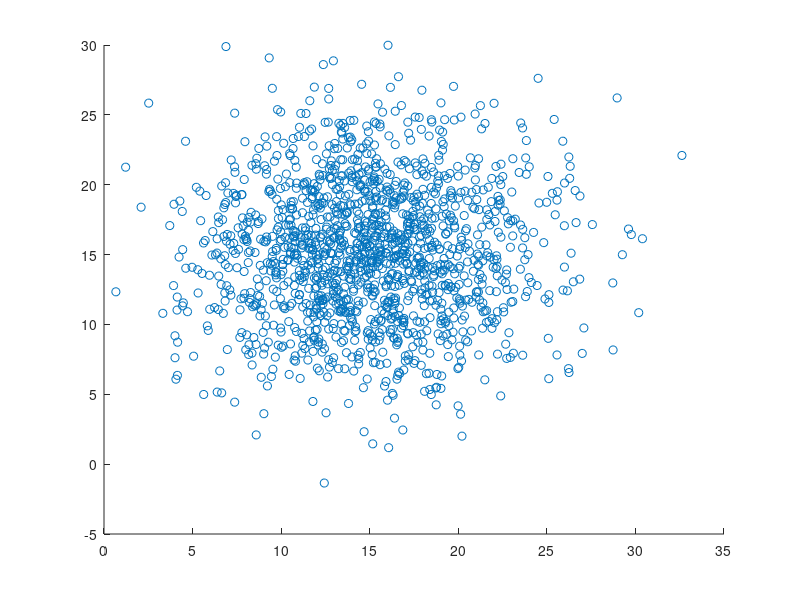

Write the MATLAB code that produced this figure. (Note: this script raises an error after producing the figure.)
clear all 
close all 

% view settings
my_xlim = 60; 
my_ylim = 60; 
my_zlim = 0.011;
my_view = [324 15];

% Define 2D uniform range
x_min = 10; x_max = 20;
y_min = 10; y_max = 20; 

% Define parameters
sampleSize = 1500;
HalfPeriod_L = [ x_max+(x_max - x_min)*3 y_max+(y_max - y_min)*3 ];
Mixture_N = 10;
Trimming_Factor = 20; 
Convergence_Factor = 0.000001;

% Gaussian parameters
mu_x = (x_min + x_max) / 2;
mu_y = (y_min + y_max) / 2;
sigma_x = (x_max - x_min) / 2;
sigma_y = (y_max - y_min) / 2;
% Generate Gaussian samples
x_samples = mu_x + sigma_x * randn(sampleSize, 1);
y_samples = mu_y + sigma_y * randn(sampleSize, 1);

% Finalize input
inputArray = [x_samples y_samples];

% plot output
figure;
scatter(x_samples, y_samples);

% estimate the pdf with EMoFS
[pdf_index, Estimated_PDF] = emofs( ...
    inputArray, HalfPeriod_L, Mixture_N, Trimming_Factor, ...
    Convergence_Factor); 

% Prepare X,Y,Z indices 
MaxPeriod = max(HalfPeriod_L) * 2 + 1;
x_axis = pdf_index(:,1);
y_axis = pdf_index(:,2);
z_axis = Estimated_PDF;
% Reshape into grid form
X = reshape(x_axis, MaxPeriod, MaxPeriod);
Y = reshape(y_axis, MaxPeriod, MaxPeriod);
Z_emofs = reshape(z_axis, MaxPeriod, MaxPeriod);
% Plot the estimated pdf
figure;
%surf(X, Y, Z, ...
%    'FaceColor', 'none', ...   % remove surface fill
%    'EdgeColor', 'interp');    % color edges based on Z
surf(X, Y, Z_emofs); 
xlabel('x (ph)');
ylabel('y (ph)');
zlabel('Estimated PDF by EMoFS');
set(gca,'ydir','reverse');

% calculate original PDF and draw it
%x_orig = linspace(mu_x - 3*sigma_x, mu_x + 3*sigma_x, 100);
%y_orig = linspace(mu_y - 3*sigma_y, mu_y + 3*sigma_y, 100);
%[X_orig, Y_orig] = meshgrid(x_orig, y_orig);
Z_orig = (1 / (2*pi*sigma_x*sigma_y)) * ...
      exp(-((X - mu_x).^2 / (2*sigma_x^2)+...
      (Y - mu_y).^2 / (2*sigma_y^2)));
figure;
surf(X, Y, Z_orig); 
xlabel('x (ph)');
ylabel('y (ph)');
zlabel('Original PDF');
set(gca,'ydir','reverse');

% 2D contour
figure;
contour(X, Y, Z_emofs, Mixture_N, 'k');  % 2D contour

% estimate the pdf with IGMM
options = statset('MaxIter',1000, 'Display','final');
gmdist = fitgmdist(inputArray, Mixture_N,'Options',options); % Mixture_N components
grid_points = [x_axis, y_axis];
f = pdf(gmdist, grid_points);
Z_igmm = reshape(f, MaxPeriod, MaxPeriod);

figure;
h1 = surf(X, Y, Z_igmm);
%set(h1, 'FaceAlpha', 0.6);
xlabel('x (ph)');
ylabel('y (ph)');
zlabel('Estimated PDF by IGMM');
set(gca,'ydir','reverse');
%legend('GMM', 'EMoFS');

%%%%%%%%%%%%%%%%%%%%%%%%%%%%%%%%%%%%%%%%%%%%%%%%
% Draw EMoFS and IGMM Together
%%%%%%%%%%%%%%%%%%%%%%%%%%%%%%%%%%%%%%%%%%%%%%%%
% create the first surface using colors from the winter colormap
fig = figure(); 
tcl = tiledlayout(fig,1,1); 
ax = nexttile(tcl); 
surf1Colormap = winter(); 
tc = colormapToTruecolor(surf1Colormap,Z_igmm);  
hsurf1 = surf(ax,X,Y,Z_igmm,tc,'FaceColor','interp','EdgeAlpha',0.3);
set(hsurf1, 'FaceAlpha', 0.2);
% create second surface using colors from the autumn colormap
hold on
surf2Colormap = spring(); 
tc = colormapToTruecolor(surf2Colormap,Z_emofs);
hsurf2 = surf(ax,X,Y,Z_emofs,tc,'FaceColor','interp','EdgeAlpha',0.3);
axHidden = axes(tcl,'visible','off','HandleVisibility','off');
colormap(ax,surf1Colormap)
colormap(axHidden,surf2Colormap)
cb1 = colorbar(ax);
cb1.Layout.Tile = 'east';
cb1.Label.String = 'Estimation by IGMM';
cb2 = colorbar(axHidden);
cb2.Layout.Tile = 'east';
cb2.Label.String = 'Estimation by EMoFS';
xlim([ -(x_min*2) (x_max * 2) ]);
ylim([ -(y_min*2) (y_max * 2) ]);
zlim([0 max(Z_igmm(:))]);
xlabel('x (in)');
ylabel('y (in)');
zlabel('IGMM vs EMoFS');

%%%%%%%%%%%%%%%%%%%%%%%%%%%%%%%%%%%%%%%%%%%%%%%%
% Draw EMoFS and Original Together
%%%%%%%%%%%%%%%%%%%%%%%%%%%%%%%%%%%%%%%%%%%%%%%%
% create the first surface using colors from the winter colormap
fig = figure(); 
tcl = tiledlayout(fig,1,1); 
ax = nexttile(tcl); 
surf1Colormap = winter(); 
tc = colormapToTruecolor(surf1Colormap,Z_orig);  
hsurf1 = surf(ax,X,Y,Z_orig,tc,'FaceColor','interp','EdgeAlpha',0.3);
set(hsurf1, 'FaceAlpha', 0.2);
% create second surface using colors from the autumn colormap
hold on
surf2Colormap = spring(); 
tc = colormapToTruecolor(surf2Colormap,Z_emofs);
hsurf2 = surf(ax,X,Y,Z_emofs,tc,'FaceColor','interp','EdgeAlpha',0.3);
axHidden = axes(tcl,'visible','off','HandleVisibility','off');
colormap(ax,surf1Colormap)
colormap(axHidden,surf2Colormap)
cb1 = colorbar(ax);
cb1.Layout.Tile = 'east';
cb1.Label.String = 'Original PDF';
cb2 = colorbar(axHidden);
cb2.Layout.Tile = 'east';
cb2.Label.String = 'Estimation by EMoFS';
xlim([ -(x_min*2) (x_max * 2) ]);
ylim([ -(y_min*2) (y_max * 2) ]);
zlim([0 max(Z_igmm(:))]);
xlabel('x (in)');
ylabel('y (in)');
zlabel('Original PDF vs EMoFS');
view( my_view );

%%%%%%%%%%%%%%%%%%%%%%%%%%%%%%%%%%%%%%%%%%%%%%%%
% Draw IGMM and Original Together
%%%%%%%%%%%%%%%%%%%%%%%%%%%%%%%%%%%%%%%%%%%%%%%%
% create the first surface using colors from the winter colormap
fig = figure(); 
tcl = tiledlayout(fig,1,1); 
ax = nexttile(tcl); 
surf1Colormap = winter(); 
tc = colormapToTruecolor(surf1Colormap,Z_orig);  
hsurf1 = surf(ax,X,Y,Z_orig,tc,'FaceColor','interp','EdgeAlpha',0.3);
set(hsurf1, 'FaceAlpha', 0.2);
% create second surface using colors from the autumn colormap
hold on
surf2Colormap = spring(); 
tc = colormapToTruecolor(surf2Colormap,Z_igmm);
hsurf2 = surf(ax,X,Y,Z_igmm,tc,'FaceColor','interp','EdgeAlpha',0.3);
axHidden = axes(tcl,'visible','off','HandleVisibility','off');
colormap(ax,surf1Colormap)
colormap(axHidden,surf2Colormap)
cb1 = colorbar(ax);
cb1.Layout.Tile = 'east';
cb1.Label.String = 'Original PDF';
cb2 = colorbar(axHidden);
cb2.Layout.Tile = 'east';
cb2.Label.String = 'Estimation by IGMM';
xlim([ -(x_min*2) (x_max * 2) ]);
ylim([ -(y_min*2) (y_max * 2) ]);
zlim([0 max(Z_igmm(:))]);
xlabel('x (in)');
ylabel('y (in)');
zlabel('Original PDF vs IGMM');
view( my_view );


%%%%%%%%%%%%%%%%%%%%%%%%%%%%%%%%%%%%%%%%%%%%%%%%
% RMS calculation
%%%%%%%%%%%%%%%%%%%%%%%%%%%%%%%%%%%%%%%%%%%%%%%%
error_diff = Z_orig - Z_emofs;
error_rms = sqrt(sum(error_diff.^2, "all")); 
fprintf("RSS EMoFS:  %f\n", error_rms);
fprintf("Total Sum EMoFS: %f\n", sum(Z_emofs, "all"));
error_diff = Z_orig - Z_igmm;
error_rms = sqrt(sum(error_diff.^2, "all")); 
fprintf("RSS IGMM:  %f\n", error_rms);
fprintf("Total Sum IGMM: %f\n", sum(Z_igmm, "all"));


function tc = colormapToTruecolor(map,ZData)
% map is a n-by-3 colormap matrix
% ZData is a k-by-w matrix of ZData (or CData, I suppose)
% tc is a kxwx3 Truecolor array based on map and ZData values.
tcIdx = round(rescale(ZData,1,height(map)));
tc = reshape(map(tcIdx,:),[size(ZData),3]);
end
